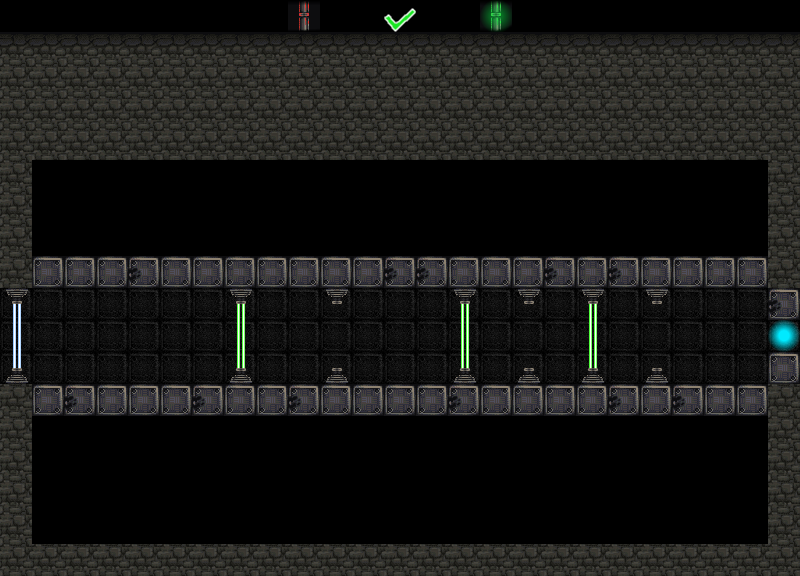

This game map was drawn from its Tiled (.tmx) file and the tilesets committed beside it. A one-line description and the trimmed map source follow:
An orthogonal 25x18 tile map with 32x32 px tiles, 2 tile layers (background, interactive).

<map version="1.0" orientation="orthogonal" width="25" height="18" tilewidth="32" tileheight="32">
 <properties>
  <property name="inverted" value="1" />
  <property name="saiyan" value="7" />
  <property name="text" value="C'est quoi cette croix en haut ?" />
 </properties>
 <tileset firstgid="1" name="tileset" tilewidth="32" tileheight="32">
  <image source="../gfx/tileset.png" width="320" height="320" />
 </tileset>
 <layer name="background" width="25" height="18">
  <data>[450 cells, 450 non-empty, 5 distinct tile ids]</data>
 </layer>
 <layer name="interactive" width="25" height="18">
  <data>[450 cells, 439 non-empty, 16 distinct tile ids]</data>
 </layer>
</map>